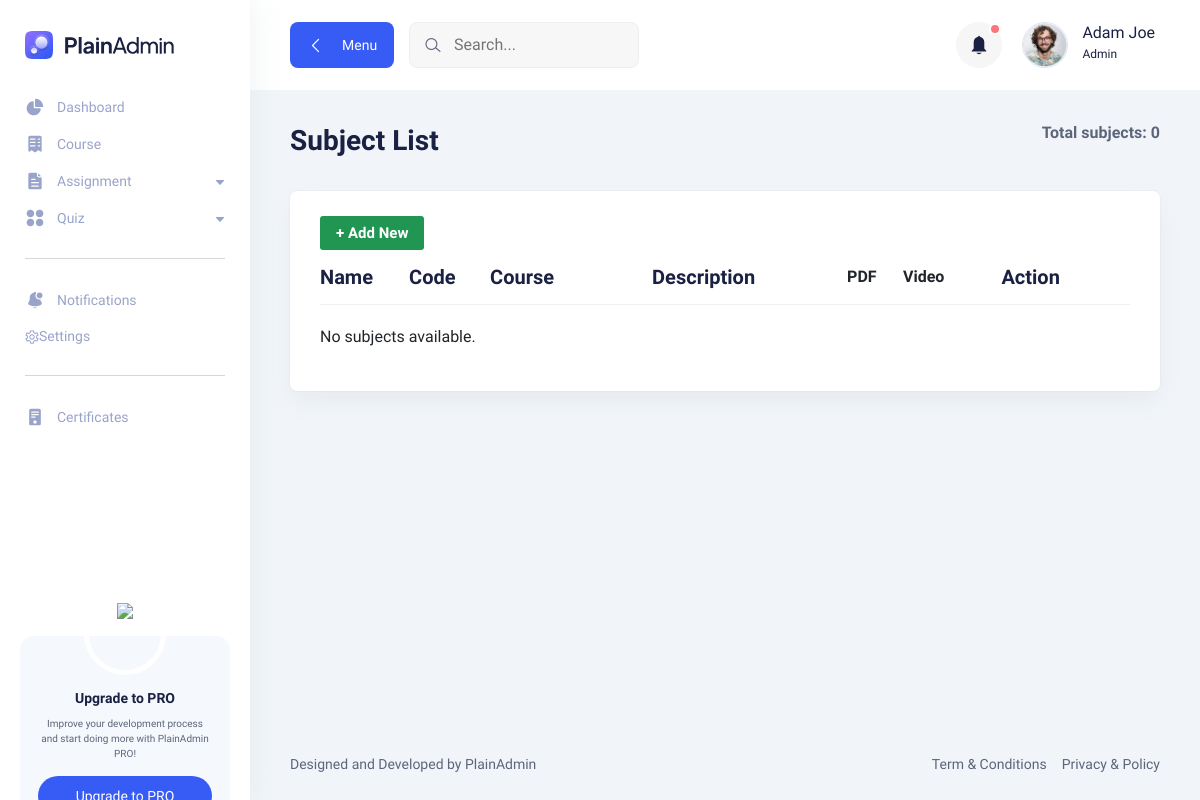
The page /subjects/1/ on the database as committed earlier.
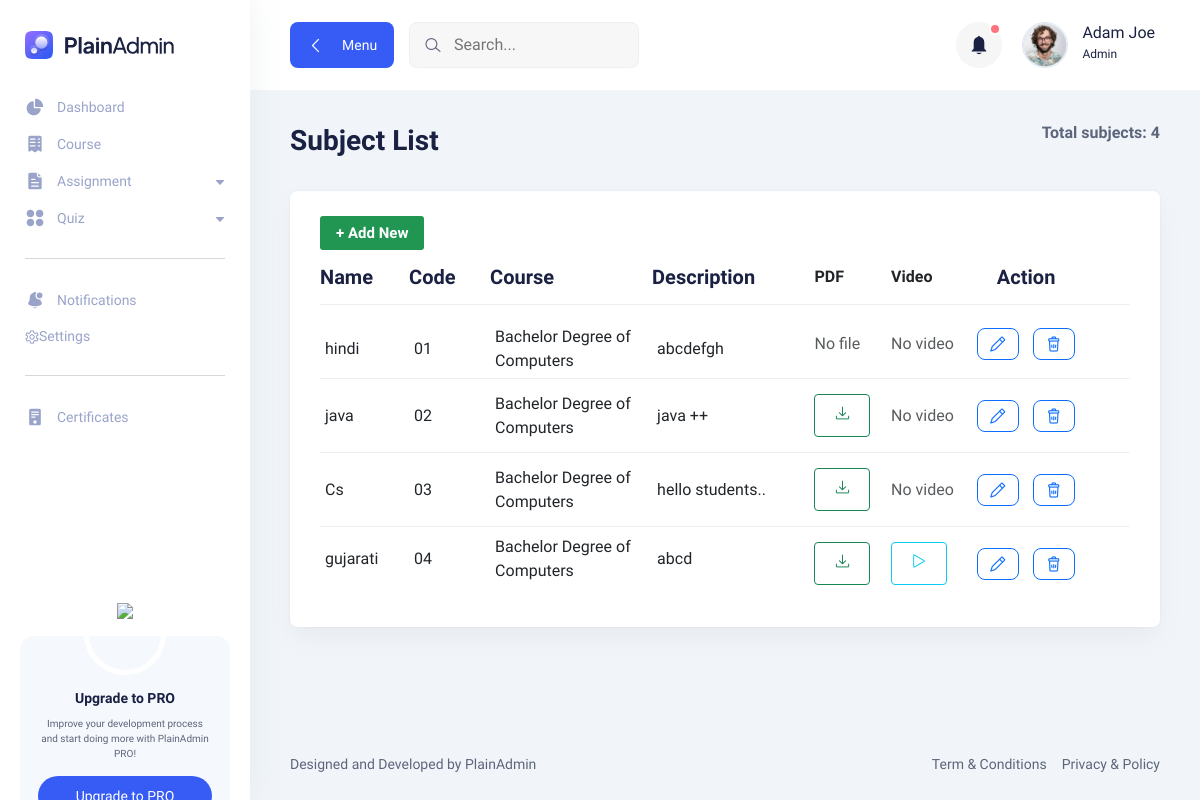
The same page on the database as committed later.
### app/models.py (models this page shows, shortened)
class Subject(models.Model):
    name = models.CharField(max_length=100)
    code = models.CharField(max_length=20)
    course = models.ForeignKey('Course', on_delete=models.CASCADE, related_name='subjects')
    description = models.TextField(blank=True,null=True)
    pdf = models.FileField(upload_to='subject_pdfs/', blank=True, null=True)
    video = models.FileField(upload_to='subject_videos/', blank=True, null=True)

class Course(models.Model):
    title = models.CharField(max_length=200)
    description = models.TextField(blank=True, null=True)
    instructor= models.CharField(max_length=50)
    def __str__(self):
        return self.title

### app/views.py (the view)
# urls.py: path("subjects/<int:course_id>/", subject_list, name="subject_list"),
def subject_list(request, course_id):
    course = Course.objects.get(id=course_id)
    subjects = Subject.objects.filter(course=course)
    context = {
        "course": course,
        "subjects": subjects,
        "total": subjects.count(),
    }
    return render(request, "teacher/subject_list.html", context)

### app/templates/teacher/subject_list.html (shortened to what this page needs)
{% extends 'teacher/basefile.html' %}
{% block body %}
      <section class="table-components">
        <div class="container-fluid">
          <div class="title-wrapper pt-30">
            <div class="row align-items-center">
              <div class="col-md-6">
                <div class="title">
                  <h2>Subject List</h2>
                </div>
              </div>
              <div class="col-md-6">
                <div class="breadcrumb-wrapper">
                  <nav aria-label="breadcrumb">
                    <ol class="breadcrumb">
                        <p class="total" style="margin: 0; font-weight: bold;">Total subjects: {{ subjects|length }}</p>
                    </ol>
                  </nav>
                </div>
              </div>
            </div>
          </div>
          <div class="tables-wrapper">
            <div class="row">
              <div class="col-lg-12">
                <div class="card-style mb-30">
                  <a href="{% url 'add_subject' course.id  %}" class="main-btn success-btn btn-hover" style="font-size: 15px; font-weight: 600; padding: 4px 15px;">+ Add New</a>
                  <div class="table-wrapper table-responsive">
                    <table class="table">
                      <thead>
                        <tr>
                          <th style="width:11%;" >
                            <h4>Name</h4>
                          </th>
                          <th style="width:10%;">
                            <h4>Code</h4>
                          </th>
                          <th style="width:20%;">
                            <h4>Course</h4>
                          </th>
                          <th style="align:justify">
                            <h4>Description</h4>
                          </th>
                           <th>PDF</th>
                          <th>Video</th>
                          <th>
                            <h4 style="width:20%; padding-left: 20px">Action</h4>
                          </th>
                        </tr>
                      </thead>
                      <tbody>
                         {% for sub in subjects %}
                        <tr>
                          <td class="min-width">
                            {{ sub.name }}
                          </td>
                          <td class="min-width">
                            {{ sub.code }}
                          </td>
                          <td class="min-width">
                            {{ sub.course }}
                          </td>
                          <td class="min-width" style="text-align:justify">
                            {{ sub.description }}
                          </td>
                          <td>
                            {% if sub.pdf %}
                              <a href="{{ sub.pdf.url }}" target="_blank" class="btn btn-sm btn-outline-success" title="Download PDF">
                                <i class="lni lni-download"></i>
                              </a>
                            {% else %}
                              <span class="text-muted">No file</span>
                            {% endif %}
                          </td>
                          <td>
                            {% if sub.video %}
                              <a href="{{ sub.video.url }}" target="_blank" class="btn btn-sm btn-outline-info" title="Watch Video">
                                <i class="lni lni-play"></i>
                              </a>
                            {% else %}
                              <span class="text-muted">No video</span>
                            {% endif %}
                          </td>
                          <td>
                            <div class="action">
                             <a href="{% url 'subject_edit' course.id sub.id %}"
                              class="btn btn-sm btn-outline-primary me-2" title="Edit">
                              <i class="lni lni-pencil"></i>
                             </a>
                             <button class="text-danger">
                                <a href="{% url 'subject_delete' course.id sub.id %}" class="btn btn-sm btn-outline-primary me-2"
                                onclick="return confirm('Are you sure you want to delete this subject ?');">
                                  <i class="lni lni-trash-can"></i>
                                </a>
                             </button>
                            </div>
                          </td>
                        </tr>
                        {% empty %}
                        <tr>
                          <td colspan="5">No subjects available.</td>
                        </tr>
                        {% endfor %}
                      </tbody>
                    </table>
                  </div>
                </div>
              </div>
            </div>
          </div>
        </div>
      </section>
{% endblock %}

### app/templates/teacher/basefile.html (shortened to what this page needs)
{% load static %}
<!DOCTYPE html>
<html lang="en">
  <head>
    <link rel="stylesheet" href="{% static 'assets/css/bootstrap.min.css' %}" />
    <link rel="stylesheet" href="{% static 'assets/css/lineicons.css' %}" rel="stylesheet" type="text/css" />
    <link rel="stylesheet" href="{% static 'assets/css/materialdesignicons.min.css' %}" rel="stylesheet" type="text/css" />
    <link rel="stylesheet" href="{% static 'assets/css/fullcalendar.css' %}" />
    <link rel="stylesheet" href="{% static 'assets/css/fullcalendar.css' %}" />
    <link rel="stylesheet" href="{% static 'assets/css/main.css' %}" />
  </head>
  <body>
        {% include 'teacher/header.html' %}
        <main>
        {% block body %}
        {% endblock %}
        </main>
        {% include 'teacher/footer.html' %}
  </body>
</html>

### app/templates/teacher/header.html (shortened to what this page needs)
{% load static %}
<body>
    <aside class="sidebar-nav-wrapper">
      <div class="navbar-logo">
        <a href="index.html">
          <img src="{% static 'assets/images/logo/logo.svg' %}" alt="logo" />
        </a>
      </div>
      <nav class="sidebar-nav">
        <ul>
          <li class="nav-item ">
            <a
              href="{% url 'teacher_dashboard' %}">
              <span class="icon">
              </span>
              <span class="button">Dashboard</span>
            </a>
          </li>
          <li class="nav-item">
            <a href="{% url 'course_list' %}">
              <span class="icon">
              </span>
              <span class="button">Course</span>
            </a>
          </li>
          <li class="nav-item nav-item-has-children">
            <a
              href="#0"
              class="collapsed"
              data-bs-toggle="collapse"
              data-bs-target="#ddmenu_2"
              aria-controls="ddmenu_2"
              aria-expanded="false"
              aria-label="Toggle navigation"
            >
              <span class="icon">
              </span>
              <span class="text">Assignment</span>
            </a>
          </li>
          <li class="nav-item nav-item-has-children">
            <a
              href="#0"
              class="collapsed"
              data-bs-toggle="collapse"
              data-bs-target="#ddmenu_4"
              aria-controls="ddmenu_4"
              aria-expanded="false"
              aria-label="Toggle navigation"
            >
              <span class="icon">
              </span>
              <span class="text">Quiz </span>
            </a>
          </li>
          <span class="divider"><hr /></span>
          <li class="nav-item">
            <a href="notification.html">
              <span class="icon">
              </span>
              <span class="text">Notifications</span>
            </a>
          </li>
          <li class="nav-item">
            <a href="#0"> <i class="lni lni-cog"></i> Settings </a>
          </li>
          <span class="divider"><hr /></span>
          <li class="nav-item">
            <a
              href="#0"
              class="collapsed"
              data-bs-toggle="collapse"
              data-bs-target="#ddmenu_5"
              aria-controls="ddmenu_5"
              aria-expanded="false"
              aria-label="Toggle navigation"
            >
              <span class="icon">
              </span>
              <span class="text"> Certificates </span>
            </a>
          </li>
        </ul>
      </nav>
      <div class="promo-box">
        <div class="promo-icon">
          <img class="mx-auto" src="{% static 'assets/images/logo/logo-icon-big.svg" alt="Logo' %}">
        </div>
        <h3>Upgrade to PRO</h3>
        <p>Improve your development process and start doing more with PlainAdmin PRO!</p>
        <a href="https://plainadmin.com/pro" target="_blank" rel="nofollow" class="main-btn primary-btn btn-hover">
        </a>
      </div>
    </aside>
    <main class="main-wrapper">
      <header class="header">
        <div class="container-fluid">
          <div class="row">
            <div class="col-lg-5 col-md-5 col-6">
              <div class="header-left d-flex align-items-center">
                <div class="menu-toggle-btn mr-15">
                  <button id="menu-toggle" class="main-btn primary-btn btn-hover">
                    <i class="lni lni-chevron-left me-2"></i> Menu
                  </button>
                </div>
                <div class="header-search d-none d-md-flex">
                  <form action="#">
                    <input type="text" placeholder="Search..." />
                    <button><i class="lni lni-search-alt"></i></button>
                  </form>
                </div>
              </div>
            </div>
            <div class="col-lg-7 col-md-7 col-6">
              <div class="header-right">
                <div class="notification-box ml-15 d-none d-md-flex">
                  <button class="dropdown-toggle" type="button" id="notification" data-bs-toggle="dropdown"
                    aria-expanded="false">
                    <span></span>
                  </button>
                </div>
                <div class="profile-box ml-15">
                  <button class="dropdown-toggle bg-transparent border-0" type="button" id="profile"
                    data-bs-toggle="dropdown" aria-expanded="false">
                    <div class="profile-info">
                      <div class="info">
                        <div class="image">
                          <img src="{% static 'assets/images/profile/profile-image.png' %}" alt="" />
                        </div>
                        <div>
                          <h6 class="fw-500">Adam Joe</h6>
                          <p>Admin</p>
                        </div>
                      </div>
                    </div>
                  </button>
                </div>
              </div>
            </div>
          </div>
        </div>
      </header>

### app/templates/teacher/footer.html
      <footer class="footer">
        <div class="container-fluid">
          <div class="row">
            <div class="col-md-6 order-last order-md-first">
              <div class="copyright text-center text-md-start">
                <p class="text-sm">
                  Designed and Developed by
                  <a href="https://plainadmin.com" rel="nofollow" target="_blank">
                    PlainAdmin
                  </a>
                </p>
              </div>
            </div>
            <div class="col-md-6">
              <div class="terms d-flex justify-content-center justify-content-md-end">
                <a href="#0" class="text-sm">Term & Conditions</a>
                <a href="#0" class="text-sm ml-15">Privacy & Policy</a>
              </div>
            </div>
          </div>
        </div>
      </footer>

### static/assets/css/fullcalendar.css (style rules this page uses)
:root { --fc-daygrid-event-dot-width:8px;--fc-list-event-dot-width:10px;--fc-list-event-hover-bg-color:#f5f5f5 }

### app/templates/teacher/subject_list.html (style rules this page uses)
.action a { display: inline-flex; align-items: center; justify-content: center; width: 32px; height: 32px; border-radius: 8px; transition: all 0.3s ease; }
.btn-outline-primary i { font-size: 16px; }

Rows that differ between the two databases and show on the page:
added Subject: name "hindi", code "01", course "Bachelor Degree of Computers", description "abcdefgh", pdf "No file", video "No video"
added Subject: name "java", code "02", course "Bachelor Degree of Computers", description "java ++", video "No video"
added Subject: name "Cs", code "03", course "Bachelor Degree of Computers", description "hello students..", video "No video"
added Subject: name "gujarati", code "04", course "Bachelor Degree of Computers", description "abcd"
Other text that changed with them:
{{ subjects|length }}: "0" → "4"
text no longer shown: "No subjects available."
